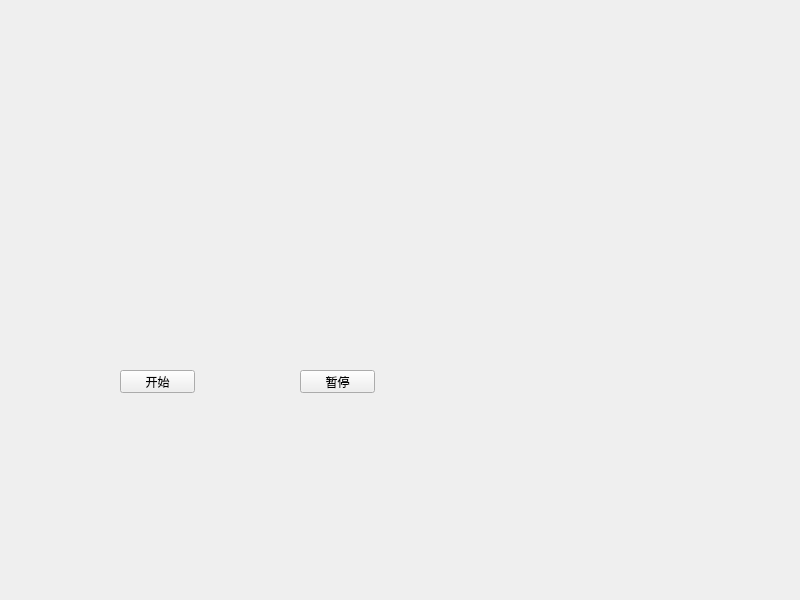
<?xml version="1.0" encoding="UTF-8"?>
<ui version="4.0">
 <class>Widget</class>
 <widget class="QWidget" name="Widget">
  <property name="geometry">
   <rect>
    <x>0</x>
    <y>0</y>
    <width>800</width>
    <height>600</height>
   </rect>
  </property>
  <property name="windowTitle">
   <string>Widget</string>
  </property>
  <widget class="QPushButton" name="startButton">
   <property name="geometry">
    <rect>
     <x>120</x>
     <y>370</y>
     <width>75</width>
     <height>23</height>
    </rect>
   </property>
   <property name="text">
    <string>开始</string>
   </property>
  </widget>
  <widget class="QPushButton" name="stopButton">
   <property name="geometry">
    <rect>
     <x>300</x>
     <y>370</y>
     <width>75</width>
     <height>23</height>
    </rect>
   </property>
   <property name="text">
    <string>暂停</string>
   </property>
  </widget>
  <widget class="QLabel" name="label">
   <property name="geometry">
    <rect>
     <x>130</x>
     <y>140</y>
     <width>241</width>
     <height>181</height>
    </rect>
   </property>
   <property name="text">
    <string/>
   </property>
   <property name="scaledContents">
    <bool>true</bool>
   </property>
  </widget>
 </widget>
 <resources/>
 <connections/>
</ui>
